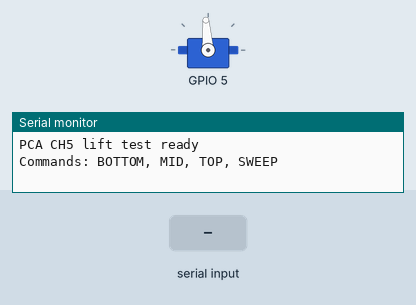
Simulated run of this sketch. Board: ESP32. On the bench: servo, the last lines printed to the serial monitor. Wiring (inferred from the names in the program): PCA9685 PWM driver at I2C address 0x40. The test bench sets the inputs (shaded band). Servo pulses on a pin are drawn as a servo (544–2400 µs = 0–180°).

Above: at 1.2 s.
1.3 s: "SWEEP\n" received over Serial
At 2.9 s:
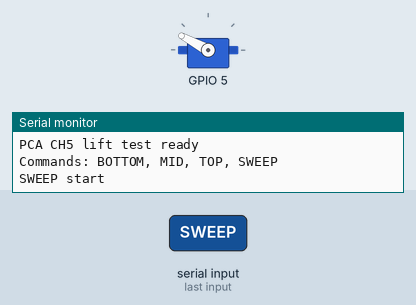
4.3 s: "BOTTOM\n" received over Serial
At 4.7 s:
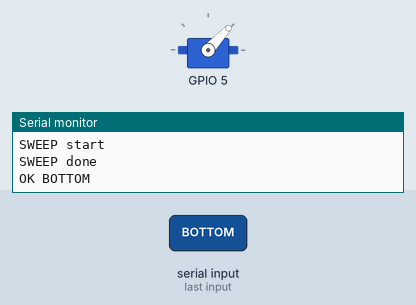
5.8 s: "MID\n" received over Serial
At 7.0 s:
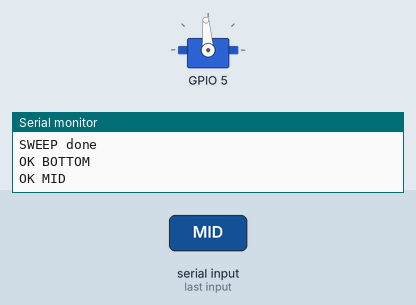
Timing chart, 0 to 8.8 s (numbered marks = the images above; inputs shaded):
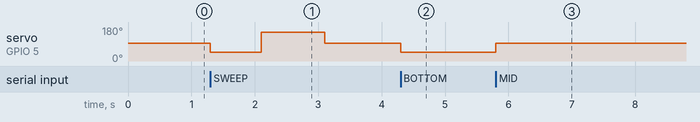

Measured:
- after the input at 1.3 s, servo on GPIO 5: 94° → 47° at once, → 152° 0.80 s later, → 94° 1.0 s later
- after the input at 4.3 s, servo on GPIO 5: 94° → 47° at once
- after the input at 5.8 s, servo on GPIO 5: 47° → 94° at once

The sketch:

pca_ch5_lift_test.ino
```cpp
#include <Wire.h>

namespace {

constexpr long SERIAL_BAUD = 115200;
constexpr uint8_t SDA_PIN = 21;
constexpr uint8_t SCL_PIN = 22;
constexpr uint8_t PCA9685_ADDRESS = 0x40;
constexpr uint8_t PCA9685_MODE1 = 0x00;
constexpr uint8_t PCA9685_PRESCALE = 0xFE;
constexpr uint8_t PCA9685_LED0_ON_L = 0x06;

constexpr uint8_t LIFT_CHANNEL = 5;   // PCA CH5
constexpr uint16_t SERVO_PWM_MIN = 110;
constexpr uint16_t SERVO_PWM_MAX = 510;

constexpr uint8_t LIFT_BOTTOM_ANGLE = 45;
constexpr uint8_t LIFT_MID_ANGLE = 90;
constexpr uint8_t LIFT_TOP_ANGLE = 145;

void pcaWriteRegister(uint8_t reg, uint8_t value) {
  Wire.beginTransmission(PCA9685_ADDRESS);
  Wire.write(reg);
  Wire.write(value);
  Wire.endTransmission();
}

uint8_t pcaReadRegister(uint8_t reg) {
  Wire.beginTransmission(PCA9685_ADDRESS);
  Wire.write(reg);
  Wire.endTransmission(false);
  Wire.requestFrom(static_cast<int>(PCA9685_ADDRESS), 1);
  return Wire.available() ? Wire.read() : 0;
}

void pcaSetPwm(uint8_t channel, uint16_t onCount, uint16_t offCount) {
  const uint8_t base = PCA9685_LED0_ON_L + 4 * channel;
  Wire.beginTransmission(PCA9685_ADDRESS);
  Wire.write(base);
  Wire.write(static_cast<uint8_t>(onCount & 0xFF));
  Wire.write(static_cast<uint8_t>(onCount >> 8));
  Wire.write(static_cast<uint8_t>(offCount & 0xFF));
  Wire.write(static_cast<uint8_t>(offCount >> 8));
  Wire.endTransmission();
}

void pcaInit50Hz() {
  pcaWriteRegister(PCA9685_MODE1, 0x10);
  pcaWriteRegister(PCA9685_PRESCALE, 121); // 50 Hz for servos
  pcaWriteRegister(PCA9685_MODE1, 0x20);
  delay(5);
  pcaWriteRegister(PCA9685_MODE1, pcaReadRegister(PCA9685_MODE1) | 0xA1);
}

void setServoAngle(uint8_t channel, uint8_t angle) {
  if (angle > 180) {
    angle = 180;
  }
  const uint16_t pulse = SERVO_PWM_MIN + ((SERVO_PWM_MAX - SERVO_PWM_MIN) * angle) / 180;
  pcaSetPwm(channel, 0, pulse);
}

}

void setup() {
  Serial.begin(SERIAL_BAUD);
  Wire.begin(SDA_PIN, SCL_PIN);
  pcaInit50Hz();

  Serial.println("PCA CH5 lift test ready");
  Serial.println("Commands: BOTTOM, MID, TOP, SWEEP");
  setServoAngle(LIFT_CHANNEL, LIFT_MID_ANGLE);
}

void loop() {
  if (!Serial.available()) {
    return;
  }

  String cmd = Serial.readStringUntil('\n');
  cmd.trim();
  cmd.toUpperCase();

  if (cmd == "BOTTOM") {
    setServoAngle(LIFT_CHANNEL, LIFT_BOTTOM_ANGLE);
    Serial.println("OK BOTTOM");
  } else if (cmd == "MID") {
    setServoAngle(LIFT_CHANNEL, LIFT_MID_ANGLE);
    Serial.println("OK MID");
  } else if (cmd == "TOP") {
    setServoAngle(LIFT_CHANNEL, LIFT_TOP_ANGLE);
    Serial.println("OK TOP");
  } else if (cmd == "SWEEP") {
    Serial.println("SWEEP start");
    setServoAngle(LIFT_CHANNEL, LIFT_BOTTOM_ANGLE);
    delay(800);
    setServoAngle(LIFT_CHANNEL, LIFT_TOP_ANGLE);
    delay(1000);
    setServoAngle(LIFT_CHANNEL, LIFT_MID_ANGLE);
    delay(700);
    Serial.println("SWEEP done");
  } else {
    Serial.println("ERR command");
  }
}
```
